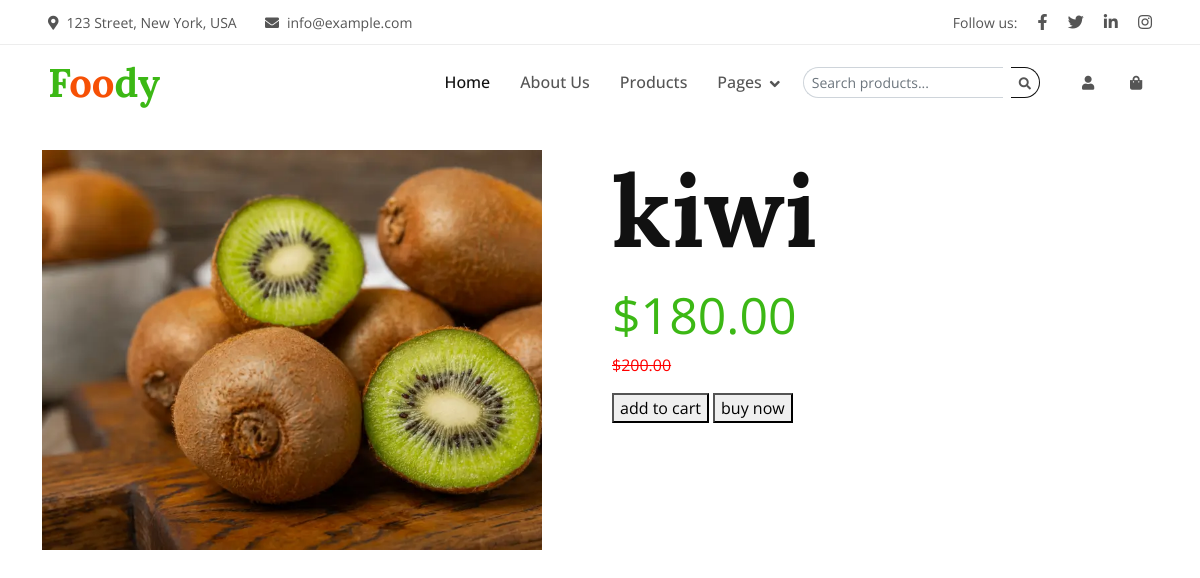
/productdetails/7/, run on the app's committed database.
### shop/models.py (models this page shows, shortened)
class Product(models.Model):
    image = models.ImageField(upload_to='product_images/')
    name = models.CharField(max_length=200)
    description = models.TextField()
    price = models.DecimalField(max_digits=10, decimal_places=2)
    offer_price = models.DecimalField(max_digits=10, decimal_places=2, null=True, blank=True)
    stock = models.IntegerField()
    created = models.DateTimeField(auto_now_add=True)
    CATEGORY = models.ForeignKey(Category, on_delete=models.CASCADE)

### shop/views.py (the view)
# urls.py: path('productdetails/<int:p_id>/',views.product_details, name='productdetails'),
def product_details(request,p_id):
    data = Product.objects.get(id=p_id)
    return render(request,"productdeatails.html",{"data": data})

### templates/productdeatails.html (shortened to what this page needs)
{% extends 'base.html' %}
{% block content %}
<div
    style="margin-top: 150px;"
    class="container">
    <div class="row">
    <div class="col-6">
            <img style="height: 400px;width:500px; object-fit:cover;"  src="{{ data.image.url}}" alt="">
    </div>
    <div class="col-6">
        <a class="d-block h5 mb-2" href="" style="font-weight: bold;font-size: 100px   ;">{{ data.name }}</a>
    <span class="text-primary me-1"style="font-size: 50px;">${{ data.offer_price }}</span>
    <p style="color: red;"><del>${{ data.price }}</del></p>
    <button type="add to cart">add to cart</button>
    <button type="buy now">buy now</button>
    </div>
    </div>
</div>
{% endblock %}

### static/css/style.css (style rules this page uses)
:root { --primary: #3CB815; --secondary: #F65005; --light: #F7F8FC; --dark: #111111; }

### data on the page
Product: image (picture), name "kiwi", offer_price "180.00", price "200.00"
